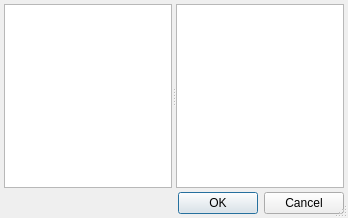
<ui version="4.0" >
 <class>ComplaintsEditDialog</class>
 <widget class="QDialog" name="ComplaintsEditDialog" >
  <property name="geometry" >
   <rect>
    <x>0</x>
    <y>0</y>
    <width>348</width>
    <height>218</height>
   </rect>
  </property>
  <property name="windowTitle" >
   <string>Жалобы</string>
  </property>
  <property name="sizeGripEnabled" >
   <bool>true</bool>
  </property>
  <layout class="QGridLayout" >
   <property name="leftMargin" >
    <number>4</number>
   </property>
   <property name="topMargin" >
    <number>4</number>
   </property>
   <property name="rightMargin" >
    <number>4</number>
   </property>
   <property name="bottomMargin" >
    <number>4</number>
   </property>
   <property name="horizontalSpacing" >
    <number>4</number>
   </property>
   <property name="verticalSpacing" >
    <number>4</number>
   </property>
   <item row="0" column="0" >
    <widget class="QSplitter" name="splitter" >
     <property name="orientation" >
      <enum>Qt::Horizontal</enum>
     </property>
     <widget class="QTreeView" name="treeTypicalComplaints" />
     <widget class="QTextEdit" name="edtComplaints" />
    </widget>
   </item>
   <item row="1" column="0" >
    <widget class="QDialogButtonBox" name="buttonBox" >
     <property name="orientation" >
      <enum>Qt::Horizontal</enum>
     </property>
     <property name="standardButtons" >
      <set>QDialogButtonBox::Cancel|QDialogButtonBox::NoButton|QDialogButtonBox::Ok</set>
     </property>
    </widget>
   </item>
  </layout>
 </widget>
 <tabstops>
  <tabstop>edtComplaints</tabstop>
  <tabstop>buttonBox</tabstop>
 </tabstops>
 <resources/>
 <connections>
  <connection>
   <sender>buttonBox</sender>
   <signal>accepted()</signal>
   <receiver>ComplaintsEditDialog</receiver>
   <slot>accept()</slot>
   <hints>
    <hint type="sourcelabel" >
     <x>248</x>
     <y>254</y>
    </hint>
    <hint type="destinationlabel" >
     <x>157</x>
     <y>274</y>
    </hint>
   </hints>
  </connection>
  <connection>
   <sender>buttonBox</sender>
   <signal>rejected()</signal>
   <receiver>ComplaintsEditDialog</receiver>
   <slot>reject()</slot>
   <hints>
    <hint type="sourcelabel" >
     <x>316</x>
     <y>260</y>
    </hint>
    <hint type="destinationlabel" >
     <x>286</x>
     <y>274</y>
    </hint>
   </hints>
  </connection>
 </connections>
</ui>
